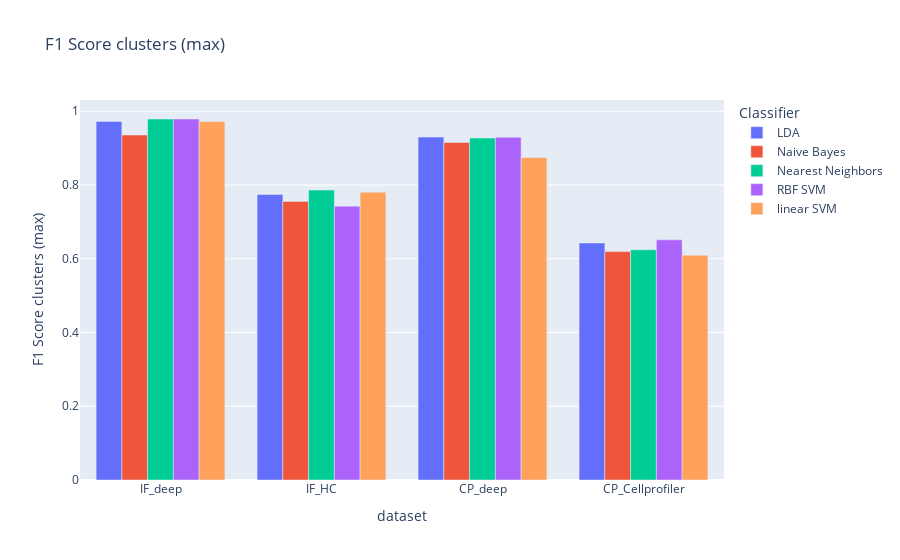

The notebook cell this image was saved under:
### Code cell
px.bar(results, x="dataset", y="F1 Score clusters (max)", color="Classifier", barmode="group", title="F1 Score clusters (max)")

### Figure 1 — Plotly figure (JSON) as saved in the notebook; plotly's stock layout.template omitted (floating-point values rounded to 4 significant figures)
{"data": [{"alignmentgroup": "True", "hovertemplate": "Classifier=LDA<br>dataset=%{x}<br>F1 Score clusters (max)=%{y}<extra></extra>", "legendgroup": "LDA", "marker": {"color": "#636efa", "pattern": {"shape": ""}}, "name": "LDA", "offsetgroup": "LDA", "orientation": "v", "showlegend": true, "textposition": "auto", "type": "bar", "x": ["IF_deep", "IF_HC", "CP_deep", "CP_Cellprofiler"], "xaxis": "x", "y": [0.9726, 0.7744, 0.9301, 0.6428], "yaxis": "y"}, {"alignmentgroup": "True", "hovertemplate": "Classifier=Naive Bayes<br>dataset=%{x}<br>F1 Score clusters (max)=%{y}<extra></extra>", "legendgroup": "Naive Bayes", "marker": {"color": "#EF553B", "pattern": {"shape": ""}}, "name": "Naive Bayes", "offsetgroup": "Naive Bayes", "orientation": "v", "showlegend": true, "textposition": "auto", "type": "bar", "x": ["IF_deep", "IF_HC", "CP_deep", "CP_Cellprofiler"], "xaxis": "x", "y": [0.9356, 0.7556, 0.9153, 0.6195], "yaxis": "y"}, {"alignmentgroup": "True", "hovertemplate": "Classifier=Nearest Neighbors<br>dataset=%{x}<br>F1 Score clusters (max)=%{y}<extra></extra>", "legendgroup": "Nearest Neighbors", "marker": {"color": "#00cc96", "pattern": {"shape": ""}}, "name": "Nearest Neighbors", "offsetgroup": "Nearest Neighbors", "orientation": "v", "showlegend": true, "textposition": "auto", "type": "bar", "x": ["IF_deep", "IF_HC", "CP_deep", "CP_Cellprofiler"], "xaxis": "x", "y": [0.9791, 0.7863, 0.9274, 0.6246], "yaxis": "y"}, {"alignmentgroup": "True", "hovertemplate": "Classifier=RBF SVM<br>dataset=%{x}<br>F1 Score clusters (max)=%{y}<extra></extra>", "legendgroup": "RBF SVM", "marker": {"color": "#ab63fa", "pattern": {"shape": ""}}, "name": "RBF SVM", "offsetgroup": "RBF SVM", "orientation": "v", "showlegend": true, "textposition": "auto", "type": "bar", "x": ["IF_deep", "IF_HC", "CP_deep", "CP_Cellprofiler"], "xaxis": "x", "y": [0.9791, 0.7426, 0.9296, 0.6512], "yaxis": "y"}, {"alignmentgroup": "True", "hovertemplate": "Classifier=linear SVM<br>dataset=%{x}<br>F1 Score clusters (max)=%{y}<extra></extra>", "legendgroup": "linear SVM", "marker": {"color": "#FFA15A", "pattern": {"shape": ""}}, "name": "linear SVM", "offsetgroup": "linear SVM", "orientation": "v", "showlegend": true, "textposition": "auto", "type": "bar", "x": ["IF_deep", "IF_HC", "CP_deep", "CP_Cellprofiler"], "xaxis": "x", "y": [0.9721, 0.7805, 0.8745, 0.6097], "yaxis": "y"}], "layout": {"barmode": "group", "legend": {"title": {"text": "Classifier"}, "tracegroupgap": 0}, "title": {"text": "F1 Score clusters (max)"}, "xaxis": {"anchor": "y", "domain": [0, 1], "title": {"text": "dataset"}}, "yaxis": {"anchor": "x", "domain": [0, 1], "title": {"text": "F1 Score clusters (max)"}}}}
